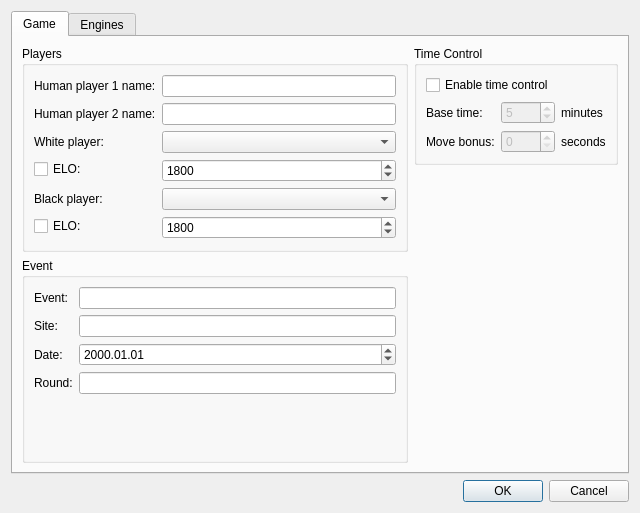
<?xml version="1.0" encoding="UTF-8"?>
<ui version="4.0">
 <class>SettingsDialog</class>
 <widget class="QDialog" name="SettingsDialog">
  <property name="windowModality">
   <enum>Qt::NonModal</enum>
  </property>
  <property name="geometry">
   <rect>
    <x>0</x>
    <y>0</y>
    <width>640</width>
    <height>513</height>
   </rect>
  </property>
  <property name="windowTitle">
   <string>Settings</string>
  </property>
  <layout class="QVBoxLayout" name="verticalLayout">
   <item>
    <widget class="QTabWidget" name="tabWidget">
     <property name="currentIndex">
      <number>0</number>
     </property>
     <widget class="QWidget" name="tab">
      <attribute name="title">
       <string>Game</string>
      </attribute>
      <layout class="QHBoxLayout" name="horizontalLayout_2">
       <item>
        <layout class="QVBoxLayout" name="verticalLayout_3">
         <item>
          <widget class="QGroupBox" name="groupBox">
           <property name="title">
            <string>Players</string>
           </property>
           <layout class="QFormLayout" name="formLayout">
            <item row="0" column="0">
             <widget class="QLabel" name="label">
              <property name="text">
               <string>Human player 1 name:</string>
              </property>
             </widget>
            </item>
            <item row="0" column="1">
             <widget class="QLineEdit" name="humanPlayer1Name"/>
            </item>
            <item row="1" column="0">
             <widget class="QLabel" name="label_2">
              <property name="text">
               <string>Human player 2 name:</string>
              </property>
             </widget>
            </item>
            <item row="1" column="1">
             <widget class="QLineEdit" name="humanPlayer2Name"/>
            </item>
            <item row="2" column="0">
             <widget class="QLabel" name="label_3">
              <property name="text">
               <string>White player:</string>
              </property>
             </widget>
            </item>
            <item row="2" column="1">
             <widget class="QComboBox" name="whitePlayer"/>
            </item>
            <item row="3" column="1">
             <widget class="QSpinBox" name="whiteELO">
              <property name="minimum">
               <number>100</number>
              </property>
              <property name="maximum">
               <number>3000</number>
              </property>
              <property name="value">
               <number>1800</number>
              </property>
             </widget>
            </item>
            <item row="4" column="0">
             <widget class="QLabel" name="label_4">
              <property name="text">
               <string>Black player:</string>
              </property>
             </widget>
            </item>
            <item row="4" column="1">
             <widget class="QComboBox" name="blackPlayer"/>
            </item>
            <item row="5" column="1">
             <widget class="QSpinBox" name="blackELO">
              <property name="minimum">
               <number>100</number>
              </property>
              <property name="maximum">
               <number>3000</number>
              </property>
              <property name="value">
               <number>1800</number>
              </property>
             </widget>
            </item>
            <item row="3" column="0">
             <widget class="QCheckBox" name="whiteELOEnabled">
              <property name="text">
               <string>ELO:</string>
              </property>
             </widget>
            </item>
            <item row="5" column="0">
             <widget class="QCheckBox" name="blackELOEnabled">
              <property name="text">
               <string>ELO:</string>
              </property>
             </widget>
            </item>
           </layout>
          </widget>
         </item>
         <item>
          <widget class="QGroupBox" name="groupBox_2">
           <property name="title">
            <string>Event</string>
           </property>
           <layout class="QFormLayout" name="formLayout_2">
            <item row="0" column="0">
             <widget class="QLabel" name="label_7">
              <property name="text">
               <string>Event:</string>
              </property>
             </widget>
            </item>
            <item row="0" column="1">
             <widget class="QLineEdit" name="eventBox"/>
            </item>
            <item row="1" column="0">
             <widget class="QLabel" name="label_8">
              <property name="text">
               <string>Site:</string>
              </property>
             </widget>
            </item>
            <item row="1" column="1">
             <widget class="QLineEdit" name="siteBox"/>
            </item>
            <item row="2" column="0">
             <widget class="QLabel" name="label_9">
              <property name="text">
               <string>Date:</string>
              </property>
             </widget>
            </item>
            <item row="2" column="1">
             <widget class="QDateEdit" name="gameDate">
              <property name="displayFormat">
               <string>yyyy.MM.dd</string>
              </property>
             </widget>
            </item>
            <item row="3" column="0">
             <widget class="QLabel" name="label_10">
              <property name="text">
               <string>Round:</string>
              </property>
             </widget>
            </item>
            <item row="3" column="1">
             <widget class="QLineEdit" name="roundBox"/>
            </item>
           </layout>
          </widget>
         </item>
        </layout>
       </item>
       <item>
        <layout class="QVBoxLayout" name="verticalLayout_4">
         <item>
          <widget class="QGroupBox" name="groupBox_3">
           <property name="title">
            <string>Time Control</string>
           </property>
           <layout class="QGridLayout" name="gridLayout">
            <item row="1" column="1">
             <widget class="QSpinBox" name="baseTimeBox">
              <property name="enabled">
               <bool>false</bool>
              </property>
              <property name="minimum">
               <number>1</number>
              </property>
              <property name="maximum">
               <number>1440</number>
              </property>
              <property name="value">
               <number>5</number>
              </property>
             </widget>
            </item>
            <item row="3" column="1">
             <widget class="QSpinBox" name="moveBonusBox">
              <property name="enabled">
               <bool>false</bool>
              </property>
              <property name="maximum">
               <number>60</number>
              </property>
             </widget>
            </item>
            <item row="3" column="0">
             <widget class="QLabel" name="label_12">
              <property name="text">
               <string>Move bonus:</string>
              </property>
             </widget>
            </item>
            <item row="1" column="0">
             <widget class="QLabel" name="label_11">
              <property name="text">
               <string>Base time:</string>
              </property>
             </widget>
            </item>
            <item row="1" column="2">
             <widget class="QLabel" name="label_14">
              <property name="text">
               <string>minutes</string>
              </property>
             </widget>
            </item>
            <item row="3" column="2">
             <widget class="QLabel" name="label_13">
              <property name="text">
               <string>seconds</string>
              </property>
             </widget>
            </item>
            <item row="0" column="0" colspan="3">
             <widget class="QCheckBox" name="timeControlBox">
              <property name="text">
               <string>Enable time control</string>
              </property>
             </widget>
            </item>
           </layout>
          </widget>
         </item>
         <item>
          <spacer name="verticalSpacer_2">
           <property name="orientation">
            <enum>Qt::Vertical</enum>
           </property>
           <property name="sizeHint" stdset="0">
            <size>
             <width>20</width>
             <height>40</height>
            </size>
           </property>
          </spacer>
         </item>
        </layout>
       </item>
      </layout>
     </widget>
     <widget class="QWidget" name="tab_2">
      <attribute name="title">
       <string>Engines</string>
      </attribute>
      <layout class="QHBoxLayout" name="horizontalLayout">
       <item>
        <layout class="QVBoxLayout" name="verticalLayout_5">
         <item>
          <widget class="QTableWidget" name="enginesList">
           <property name="editTriggers">
            <set>QAbstractItemView::NoEditTriggers</set>
           </property>
           <property name="selectionMode">
            <enum>QAbstractItemView::ExtendedSelection</enum>
           </property>
           <property name="columnCount">
            <number>0</number>
           </property>
          </widget>
         </item>
         <item>
          <layout class="QHBoxLayout" name="horizontalLayout_3">
           <item>
            <widget class="QLabel" name="label_5">
             <property name="text">
              <string>Engine for evaluation:</string>
             </property>
            </widget>
           </item>
           <item>
            <widget class="QComboBox" name="evalEngineBox"/>
           </item>
          </layout>
         </item>
         <item>
          <layout class="QHBoxLayout" name="horizontalLayout_4" stretch="5,3,2">
           <item>
            <spacer name="horizontalSpacer">
             <property name="orientation">
              <enum>Qt::Horizontal</enum>
             </property>
             <property name="sizeHint" stdset="0">
              <size>
               <width>40</width>
               <height>20</height>
              </size>
             </property>
            </spacer>
           </item>
           <item>
            <widget class="QLabel" name="label_6">
             <property name="text">
              <string>Max evaluation depth:</string>
             </property>
            </widget>
           </item>
           <item>
            <widget class="QSpinBox" name="engineDepthBox">
             <property name="suffix">
              <string/>
             </property>
             <property name="minimum">
              <number>20</number>
             </property>
             <property name="value">
              <number>25</number>
             </property>
            </widget>
           </item>
          </layout>
         </item>
        </layout>
       </item>
       <item>
        <layout class="QVBoxLayout" name="verticalLayout_2">
         <item>
          <widget class="QPushButton" name="helpButton">
           <property name="text">
            <string/>
           </property>
          </widget>
         </item>
         <item>
          <widget class="QPushButton" name="addEngineButton">
           <property name="text">
            <string/>
           </property>
          </widget>
         </item>
         <item>
          <widget class="QPushButton" name="removeEngineButton">
           <property name="enabled">
            <bool>false</bool>
           </property>
           <property name="text">
            <string/>
           </property>
          </widget>
         </item>
         <item>
          <spacer name="verticalSpacer">
           <property name="orientation">
            <enum>Qt::Vertical</enum>
           </property>
           <property name="sizeHint" stdset="0">
            <size>
             <width>20</width>
             <height>40</height>
            </size>
           </property>
          </spacer>
         </item>
        </layout>
       </item>
      </layout>
     </widget>
    </widget>
   </item>
   <item>
    <widget class="QDialogButtonBox" name="buttonBox">
     <property name="standardButtons">
      <set>QDialogButtonBox::Cancel|QDialogButtonBox::Ok</set>
     </property>
    </widget>
   </item>
  </layout>
 </widget>
 <resources/>
 <connections>
  <connection>
   <sender>buttonBox</sender>
   <signal>accepted()</signal>
   <receiver>SettingsDialog</receiver>
   <slot>accept()</slot>
   <hints>
    <hint type="sourcelabel">
     <x>481</x>
     <y>475</y>
    </hint>
    <hint type="destinationlabel">
     <x>596</x>
     <y>324</y>
    </hint>
   </hints>
  </connection>
  <connection>
   <sender>buttonBox</sender>
   <signal>rejected()</signal>
   <receiver>SettingsDialog</receiver>
   <slot>reject()</slot>
   <hints>
    <hint type="sourcelabel">
     <x>409</x>
     <y>475</y>
    </hint>
    <hint type="destinationlabel">
     <x>596</x>
     <y>287</y>
    </hint>
   </hints>
  </connection>
  <connection>
   <sender>whiteELOEnabled</sender>
   <signal>clicked(bool)</signal>
   <receiver>whiteELO</receiver>
   <slot>setEnabled(bool)</slot>
   <hints>
    <hint type="sourcelabel">
     <x>163</x>
     <y>161</y>
    </hint>
    <hint type="destinationlabel">
     <x>246</x>
     <y>164</y>
    </hint>
   </hints>
  </connection>
  <connection>
   <sender>blackELOEnabled</sender>
   <signal>clicked(bool)</signal>
   <receiver>blackELO</receiver>
   <slot>setEnabled(bool)</slot>
   <hints>
    <hint type="sourcelabel">
     <x>153</x>
     <y>212</y>
    </hint>
    <hint type="destinationlabel">
     <x>254</x>
     <y>216</y>
    </hint>
   </hints>
  </connection>
 </connections>
</ui>
